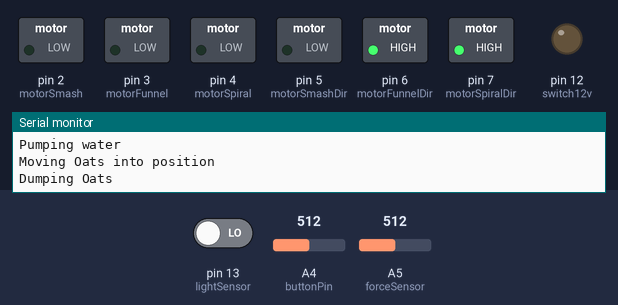
This sketch was run on a simulated Arduino Uno, built with avr-gcc and run on an emulated ATmega328P. Parts: switched loads named in the sketch (green lamp = pin HIGH), output pins drawn as LEDs (lit = HIGH), the last lines printed to the serial monitor. The inputs (shaded band) are chosen by the test bench; at power-on: A5 (forceSensor) = 512, pin 13 (lightSensor) LOW, A4 (buttonPin) = 512.

Above: at 14.4 s.
14.5 s: A5 (forceSensor) set to 10
At 15.8 s:
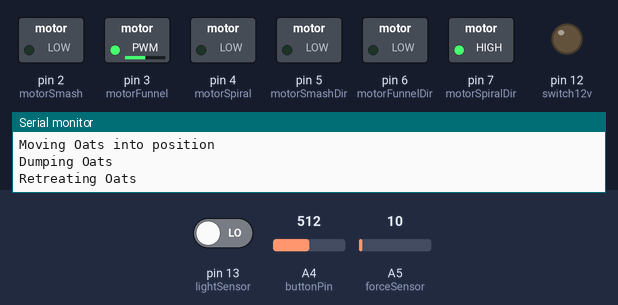
18.0 s: A5 (forceSensor) set to 7
At 21.8 s:
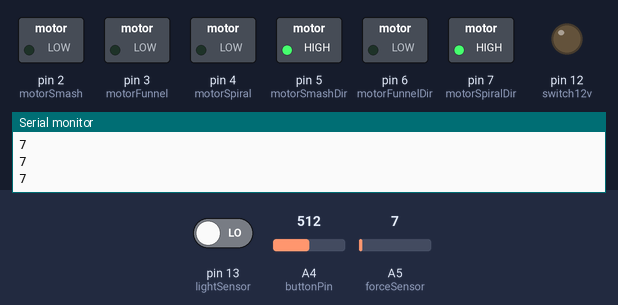
22.1 s: A5 (forceSensor) set to 122
At 23.5 s:
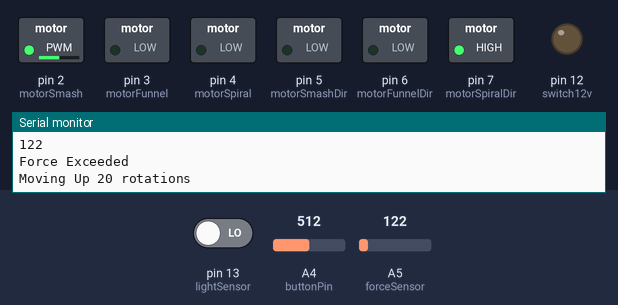
Timing chart, 0 to 33.2 s (numbered marks = the images above; inputs shaded):
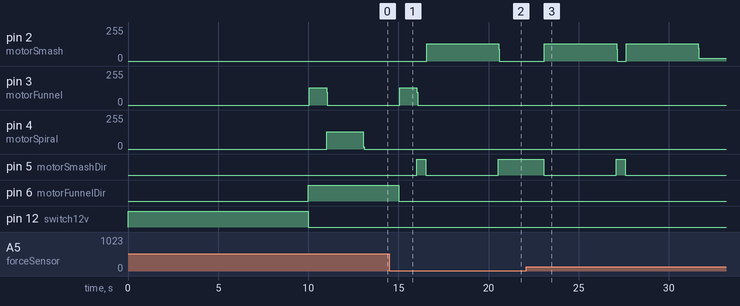

The sketch:

VeganMilkMakerMain.ino
```cpp
//-------------------------
//Vegan Milk Maker Project
//-------------------------

//Ports of CNC Shield
//X-Step: 2 Dir: 5
//Y-Step: 3 Dir: 6
//Z-Step: 4 Dir: 7

//SpnEn: 12
//SpnDir : 13
//Abort: A0
//Hold: A1
//Resume: A2
//CoolEn: A3
//SCL: A5
//SDA: A4
//-------------------------

//Variables
boolean forceExceed = false;
int forceData = 0;
boolean upperlimit = false;
int pulse = 200*20;
boolean maschine = false;

//Pins
int motorSmash = 2;
int motorSmashDir = 5;
int motorFunnel = 3;
int motorFunnelDir = 6;
int motorSpiral = 4;
int motorSpiralDir = 7;
int buttonPin = A4;

int forceSensor = A5; //SCL
int lightSensor = 13; //SpnEn
int switch12v = 12; //SpnDir


void setup() {
  Serial.begin(9600);
  //Motors
  pinMode(motorSmash, OUTPUT);
  pinMode(motorSmashDir, OUTPUT);
  pinMode(motorFunnel, OUTPUT);
  pinMode(motorFunnelDir, OUTPUT);
  pinMode(motorSpiral, OUTPUT);
  pinMode(motorSpiralDir, OUTPUT);

  pinMode(switch12v, OUTPUT); //LOW = Motors, HIGH = Pump
  digitalWrite(motorSpiralDir, HIGH); //spiral always forward
}

void loop() {

  while(maschine){
    //*************************************************
    //Three runs of adding water, oats, and compressing
    for(int runs = 0; runs < 1; runs++){

      //pump water for 10 seconds
      Serial.println("Pumping water");
      digitalWrite(switch12v, HIGH);
      delay(10000);
      //turn on 12v for motors
      digitalWrite(switch12v, LOW);

      //drive motor 2 forward
      Serial.println("Moving Oats into position");
      digitalWrite(motorFunnelDir, HIGH); //FORWARD
      //20 rotations
      for(int j = 0; j < 200; j++){
        digitalWrite(motorFunnel, HIGH);
        delayMicroseconds(2500);
        digitalWrite(motorFunnel, LOW);
        delayMicroseconds(2500);
      }

      //drive motor 3 one rotation
      Serial.println("Dumping Oats");
      for(int k = 0; k < 2000; k++){
        digitalWrite(motorSpiral, HIGH);
        delayMicroseconds(500);
        digitalWrite(motorSpiral, LOW);
        delayMicroseconds(500);
      }
      delay(2000);

      //drive motor 2 backwards
      Serial.println("Retreating Oats");
      digitalWrite(motorFunnelDir, LOW); //BACKWARD
      //20 rotations
      for(int l = 0; l < 200; l++){
        digitalWrite(motorFunnel, HIGH);
        delayMicroseconds(2500);
        digitalWrite(motorFunnel, LOW);
        delayMicroseconds(2500);
      }

      //-----------------------------------------------
      //Repeat three times: Lower masher until sensor hits, then move up 20 rotations
      for(int mashes = 0; mashes < 3; mashes++){

        Serial.println("Let's mash!");
        digitalWrite(motorSmashDir, HIGH); //move down??
        while(forceExceed == false){

          //Get force sensor data
          forceData = analogRead(forceSensor);
          //Serial.println(forceData);
          //delay(50);
          //Check for exceeded force
          Serial.println(forceData);
          if(forceData > 8){
            forceExceed = true;
            Serial.println("Force Exceeded");
          }
          //Drive Motor 1 down
          digitalWrite(motorSmash, HIGH);
          delayMicroseconds(500);
          digitalWrite(motorSmash, LOW);
          delayMicroseconds(500);
          delay(500);
        }

        Serial.println("Moving Up 20 rotations");
        digitalWrite(motorSmashDir, LOW); //switch motor direction
        for(int i = 0; i < pulse; i++){
          digitalWrite(motorSmash, HIGH);
          delayMicroseconds(500);
          digitalWrite(motorSmash, LOW);
          delayMicroseconds(500);
        }

      forceExceed = false;
      }
      //-----------------------------------------------

      //Drive motor 1 to upper limit
      digitalWrite(motorSmashDir, LOW); //motor direction up
      Serial.println("Moving up until limit");
      while(upperlimit == false){

        upperlimit = digitalRead(lightSensor);
        digitalWrite(motorSmash, HIGH);
        delayMicroseconds(500);
        digitalWrite(motorSmash, LOW);
        delayMicroseconds(5000);
      }
      Serial.println("Upper limit reached.");
    }
    maschine = false;
    //*************************************************
  }


  if(analogRead(buttonPin) > 500){
    maschine = true;
    Serial.println(analogRead(buttonPin));
    Serial.println("Let's go");
  }
}
```

Measured:
- the behaviour switches between 9 and 8 on A5 (forceSensor) (found by bisection; images 1 and 2)
- after the input at 18.0 s, pin 2 (motorSmash): goes on until 20.6 s, then stays 0/255; pin 5 (motorSmashDir): goes on until 20.6 s, then stays HIGH
- after the input at 22.1 s, pin 2 (motorSmash): 0/255 → 129/255 after 1.0 s, → 0/255 4.0 s later, → 129/255 0.53 s later, → 22/255 4.0 s later; pin 5 (motorSmashDir): HIGH → LOW after 0.96 s, → HIGH 4.0 s later, → LOW 0.50 s later
